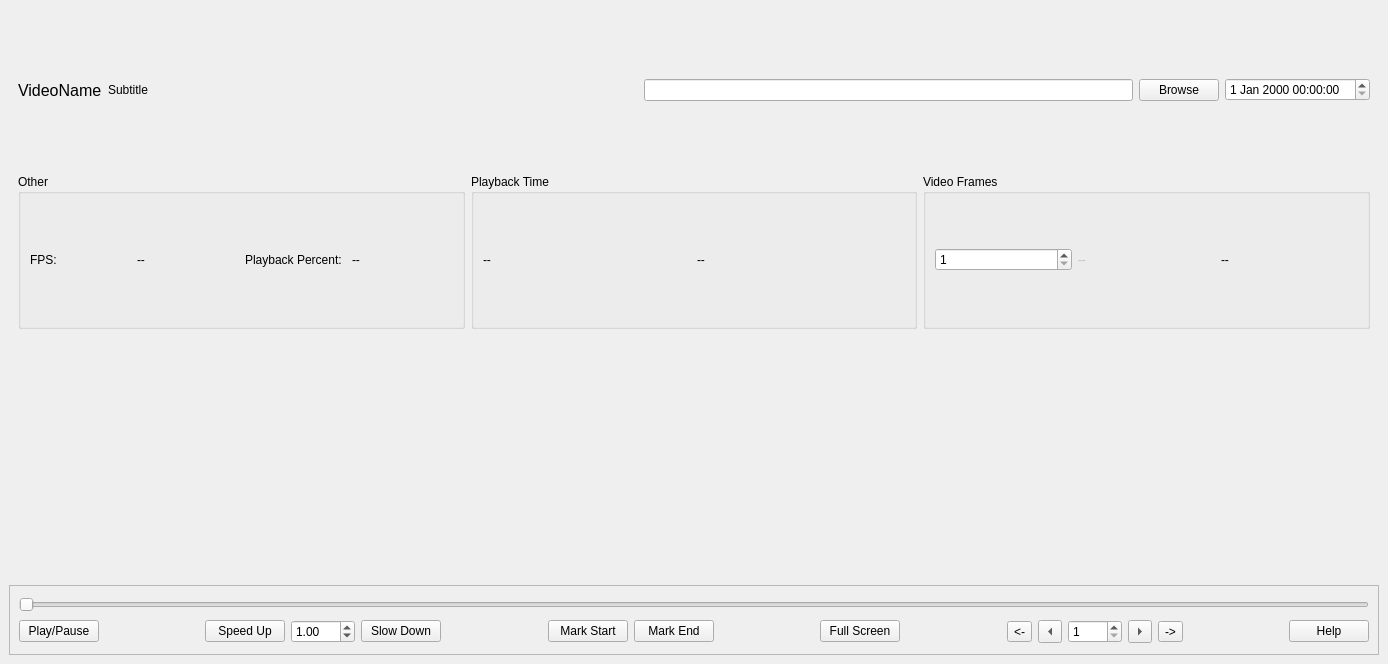
<?xml version="1.0" encoding="UTF-8"?>
<ui version="4.0">
 <class>MainVideoPlayerWindow</class>
 <widget class="QMainWindow" name="MainVideoPlayerWindow">
  <property name="geometry">
   <rect>
    <x>0</x>
    <y>0</y>
    <width>1388</width>
    <height>664</height>
   </rect>
  </property>
  <property name="minimumSize">
   <size>
    <width>1024</width>
    <height>480</height>
   </size>
  </property>
  <property name="windowTitle">
   <string>Video Loop</string>
  </property>
  <property name="styleSheet">
   <string notr="true"/>
  </property>
  <widget class="QWidget" name="widget_central">
   <layout class="QGridLayout" name="layout_main">
    <item row="1" column="2">
     <widget class="QWidget" name="widget_2" native="true">
      <layout class="QHBoxLayout" name="horizontalLayout_7">
       <property name="spacing">
        <number>6</number>
       </property>
       <property name="topMargin">
        <number>2</number>
       </property>
       <property name="bottomMargin">
        <number>0</number>
       </property>
       <item>
        <widget class="QGroupBox" name="groupBox_3">
         <property name="enabled">
          <bool>true</bool>
         </property>
         <property name="title">
          <string>Other</string>
         </property>
         <layout class="QHBoxLayout" name="horizontalLayout_6">
          <property name="topMargin">
           <number>2</number>
          </property>
          <property name="bottomMargin">
           <number>2</number>
          </property>
          <item>
           <widget class="QLabel" name="label_2">
            <property name="text">
             <string>FPS:</string>
            </property>
           </widget>
          </item>
          <item>
           <widget class="QLabel" name="lblFileFPS">
            <property name="text">
             <string>--</string>
            </property>
           </widget>
          </item>
          <item>
           <widget class="QLabel" name="label_3">
            <property name="text">
             <string>Playback Percent:</string>
            </property>
           </widget>
          </item>
          <item>
           <widget class="QLabel" name="lblPlaybackPercent">
            <property name="text">
             <string>--</string>
            </property>
           </widget>
          </item>
         </layout>
        </widget>
       </item>
       <item>
        <widget class="QGroupBox" name="groupBox_2">
         <property name="title">
          <string>Playback Time</string>
         </property>
         <layout class="QHBoxLayout" name="horizontalLayout_5">
          <property name="topMargin">
           <number>2</number>
          </property>
          <property name="bottomMargin">
           <number>2</number>
          </property>
          <item>
           <widget class="QLabel" name="lblCurrentTime">
            <property name="text">
             <string>--</string>
            </property>
           </widget>
          </item>
          <item>
           <widget class="QLabel" name="lblTotalDuration">
            <property name="text">
             <string>--</string>
            </property>
           </widget>
          </item>
         </layout>
        </widget>
       </item>
       <item>
        <widget class="QGroupBox" name="groupBox">
         <property name="title">
          <string>Video Frames</string>
         </property>
         <layout class="QHBoxLayout" name="horizontalLayout_4">
          <property name="topMargin">
           <number>2</number>
          </property>
          <property name="bottomMargin">
           <number>2</number>
          </property>
          <item>
           <widget class="QSpinBox" name="spinBoxCurrentFrame">
            <property name="enabled">
             <bool>true</bool>
            </property>
            <property name="buttonSymbols">
             <enum>QAbstractSpinBox::UpDownArrows</enum>
            </property>
            <property name="minimum">
             <number>1</number>
            </property>
            <property name="maximum">
             <number>10000</number>
            </property>
            <property name="value">
             <number>1</number>
            </property>
           </widget>
          </item>
          <item>
           <widget class="QLabel" name="lblCurrentFrame">
            <property name="enabled">
             <bool>false</bool>
            </property>
            <property name="text">
             <string>--</string>
            </property>
           </widget>
          </item>
          <item>
           <widget class="QLabel" name="lblTotalFrames">
            <property name="text">
             <string>--</string>
            </property>
           </widget>
          </item>
         </layout>
        </widget>
       </item>
      </layout>
     </widget>
    </item>
    <item row="2" column="2" rowspan="2">
     <widget class="QFrame" name="frame_media">
      <property name="minimumSize">
       <size>
        <width>500</width>
        <height>0</height>
       </size>
      </property>
      <property name="frameShape">
       <enum>QFrame::NoFrame</enum>
      </property>
      <property name="frameShadow">
       <enum>QFrame::Plain</enum>
      </property>
      <property name="lineWidth">
       <number>0</number>
      </property>
      <layout class="QGridLayout" name="gridLayout">
       <property name="leftMargin">
        <number>0</number>
       </property>
       <property name="topMargin">
        <number>0</number>
       </property>
       <property name="rightMargin">
        <number>0</number>
       </property>
       <property name="bottomMargin">
        <number>0</number>
       </property>
       <item row="1" column="0">
        <layout class="QVBoxLayout" name="media_layout">
         <property name="sizeConstraint">
          <enum>QLayout::SetNoConstraint</enum>
         </property>
         <item>
          <widget class="VideoFrame" name="frame_video">
           <property name="minimumSize">
            <size>
             <width>0</width>
             <height>0</height>
            </size>
           </property>
           <property name="focusPolicy">
            <enum>Qt::StrongFocus</enum>
           </property>
           <property name="frameShape">
            <enum>QFrame::NoFrame</enum>
           </property>
           <property name="frameShadow">
            <enum>QFrame::Plain</enum>
           </property>
           <property name="lineWidth">
            <number>0</number>
           </property>
          </widget>
         </item>
         <item>
          <widget class="QFrame" name="frame_media_control">
           <property name="sizePolicy">
            <sizepolicy hsizetype="Preferred" vsizetype="Expanding">
             <horstretch>0</horstretch>
             <verstretch>0</verstretch>
            </sizepolicy>
           </property>
           <property name="maximumSize">
            <size>
             <width>16777215</width>
             <height>70</height>
            </size>
           </property>
           <property name="frameShape">
            <enum>QFrame::StyledPanel</enum>
           </property>
           <property name="frameShadow">
            <enum>QFrame::Plain</enum>
           </property>
           <property name="lineWidth">
            <number>0</number>
           </property>
           <layout class="QGridLayout" name="gridLayout_2">
            <item row="1" column="3">
             <widget class="QDoubleSpinBox" name="doubleSpinBoxPlaybackSpeed">
              <property name="minimum">
               <double>0.100000000000000</double>
              </property>
              <property name="maximum">
               <double>100.000000000000000</double>
              </property>
              <property name="value">
               <double>1.000000000000000</double>
              </property>
             </widget>
            </item>
            <item row="1" column="12">
             <widget class="QToolButton" name="btnLeft">
              <property name="toolTip">
               <string>Jump Frames Left</string>
              </property>
              <property name="text">
               <string>&lt;</string>
              </property>
              <property name="shortcut">
               <string>Left</string>
              </property>
              <property name="arrowType">
               <enum>Qt::LeftArrow</enum>
              </property>
             </widget>
            </item>
            <item row="1" column="10">
             <spacer name="horizontalSpacer">
              <property name="orientation">
               <enum>Qt::Horizontal</enum>
              </property>
              <property name="sizeHint" stdset="0">
               <size>
                <width>40</width>
                <height>20</height>
               </size>
              </property>
             </spacer>
            </item>
            <item row="1" column="4">
             <widget class="QPushButton" name="button_slow_down">
              <property name="sizePolicy">
               <sizepolicy hsizetype="Fixed" vsizetype="Fixed">
                <horstretch>0</horstretch>
                <verstretch>0</verstretch>
               </sizepolicy>
              </property>
              <property name="toolTip">
               <string>Slow down the video</string>
              </property>
              <property name="text">
               <string>Slow Down</string>
              </property>
             </widget>
            </item>
            <item row="1" column="14">
             <widget class="QToolButton" name="btnRight">
              <property name="toolTip">
               <string>Jump Frames Right</string>
              </property>
              <property name="text">
               <string>&gt;</string>
              </property>
              <property name="shortcut">
               <string>Right</string>
              </property>
              <property name="arrowType">
               <enum>Qt::RightArrow</enum>
              </property>
             </widget>
            </item>
            <item row="1" column="2">
             <widget class="QPushButton" name="button_speed_up">
              <property name="sizePolicy">
               <sizepolicy hsizetype="Fixed" vsizetype="Fixed">
                <horstretch>0</horstretch>
                <verstretch>0</verstretch>
               </sizepolicy>
              </property>
              <property name="toolTip">
               <string>Speed up the video</string>
              </property>
              <property name="text">
               <string>Speed Up</string>
              </property>
             </widget>
            </item>
            <item row="1" column="9">
             <widget class="QPushButton" name="button_full_screen">
              <property name="sizePolicy">
               <sizepolicy hsizetype="Fixed" vsizetype="Fixed">
                <horstretch>0</horstretch>
                <verstretch>0</verstretch>
               </sizepolicy>
              </property>
              <property name="toolTip">
               <string>Set the video to full screen</string>
              </property>
              <property name="text">
               <string>Full Screen</string>
              </property>
             </widget>
            </item>
            <item row="1" column="16">
             <spacer name="horizontalSpacer_3">
              <property name="orientation">
               <enum>Qt::Horizontal</enum>
              </property>
              <property name="sizeHint" stdset="0">
               <size>
                <width>40</width>
                <height>20</height>
               </size>
              </property>
             </spacer>
            </item>
            <item row="1" column="13">
             <widget class="QSpinBox" name="spinBoxFrameJumpMultiplier">
              <property name="minimum">
               <number>1</number>
              </property>
              <property name="maximum">
               <number>1000</number>
              </property>
             </widget>
            </item>
            <item row="1" column="6">
             <widget class="QPushButton" name="button_mark_start">
              <property name="toolTip">
               <string>Mark the start of the entry</string>
              </property>
              <property name="text">
               <string>Mark Start</string>
              </property>
             </widget>
            </item>
            <item row="1" column="15">
             <widget class="QToolButton" name="btnSkipRight">
              <property name="toolTip">
               <string>Skip Frames Right</string>
              </property>
              <property name="text">
               <string>-&gt;</string>
              </property>
              <property name="shortcut">
               <string>Ctrl+Right</string>
              </property>
             </widget>
            </item>
            <item row="1" column="17">
             <widget class="QPushButton" name="btnHelp">
              <property name="text">
               <string>Help</string>
              </property>
             </widget>
            </item>
            <item row="0" column="0" colspan="18">
             <widget class="HighlightedJumpSlider" name="slider_progress">
              <property name="maximum">
               <number>9999</number>
              </property>
              <property name="pageStep">
               <number>1</number>
              </property>
              <property name="orientation">
               <enum>Qt::Horizontal</enum>
              </property>
              <property name="tickPosition">
               <enum>QSlider::NoTicks</enum>
              </property>
             </widget>
            </item>
            <item row="1" column="11">
             <widget class="QToolButton" name="btnSkipLeft">
              <property name="toolTip">
               <string>Skip Frames Left</string>
              </property>
              <property name="text">
               <string>&lt;-</string>
              </property>
              <property name="shortcut">
               <string>Ctrl+Left</string>
              </property>
             </widget>
            </item>
            <item row="1" column="7">
             <widget class="QPushButton" name="button_mark_end">
              <property name="toolTip">
               <string>Mark the end of the entry</string>
              </property>
              <property name="text">
               <string>Mark End</string>
              </property>
             </widget>
            </item>
            <item row="1" column="0">
             <widget class="ToggleButton" name="button_play_pause">
              <property name="sizePolicy">
               <sizepolicy hsizetype="Fixed" vsizetype="Fixed">
                <horstretch>0</horstretch>
                <verstretch>0</verstretch>
               </sizepolicy>
              </property>
              <property name="toolTip">
               <string>Toggle Play/Pause</string>
              </property>
              <property name="text">
               <string>Play/Pause</string>
              </property>
              <property name="checkable">
               <bool>false</bool>
              </property>
             </widget>
            </item>
            <item row="1" column="1">
             <spacer name="horizontalSpacer_5">
              <property name="orientation">
               <enum>Qt::Horizontal</enum>
              </property>
              <property name="sizeHint" stdset="0">
               <size>
                <width>40</width>
                <height>20</height>
               </size>
              </property>
             </spacer>
            </item>
            <item row="1" column="5">
             <spacer name="horizontalSpacer_6">
              <property name="orientation">
               <enum>Qt::Horizontal</enum>
              </property>
              <property name="sizeHint" stdset="0">
               <size>
                <width>40</width>
                <height>20</height>
               </size>
              </property>
             </spacer>
            </item>
            <item row="1" column="8">
             <spacer name="horizontalSpacer_7">
              <property name="orientation">
               <enum>Qt::Horizontal</enum>
              </property>
              <property name="sizeHint" stdset="0">
               <size>
                <width>40</width>
                <height>20</height>
               </size>
              </property>
             </spacer>
            </item>
           </layout>
          </widget>
         </item>
        </layout>
       </item>
      </layout>
     </widget>
    </item>
    <item row="0" column="2">
     <widget class="QWidget" name="widget" native="true">
      <layout class="QHBoxLayout" name="horizontalLayout_3">
       <property name="topMargin">
        <number>9</number>
       </property>
       <property name="bottomMargin">
        <number>4</number>
       </property>
       <item>
        <widget class="QLabel" name="lblVideoName">
         <property name="font">
          <font>
           <pointsize>12</pointsize>
          </font>
         </property>
         <property name="text">
          <string>VideoName</string>
         </property>
        </widget>
       </item>
       <item>
        <widget class="QLabel" name="lblVideoSubtitle">
         <property name="text">
          <string>Subtitle</string>
         </property>
        </widget>
       </item>
       <item>
        <spacer name="horizontalSpacer_4">
         <property name="orientation">
          <enum>Qt::Horizontal</enum>
         </property>
         <property name="sizeHint" stdset="0">
          <size>
           <width>40</width>
           <height>20</height>
          </size>
         </property>
        </spacer>
       </item>
       <item>
        <widget class="QLineEdit" name="entry_video">
         <property name="autoFillBackground">
          <bool>false</bool>
         </property>
         <property name="readOnly">
          <bool>true</bool>
         </property>
        </widget>
       </item>
       <item>
        <widget class="QPushButton" name="button_video_browse">
         <property name="text">
          <string>Browse</string>
         </property>
        </widget>
       </item>
       <item>
        <widget class="QDateTimeEdit" name="dateTimeEdit">
         <property name="enabled">
          <bool>true</bool>
         </property>
        </widget>
       </item>
      </layout>
     </widget>
    </item>
   </layout>
  </widget>
  <action name="actionExit">
   <property name="text">
    <string>Exit</string>
   </property>
  </action>
  <action name="actionTest_Entry">
   <property name="text">
    <string>Test Entry</string>
   </property>
  </action>
 </widget>
 <customwidgets>
  <customwidget>
   <class>VideoFrame</class>
   <extends>QFrame</extends>
   <header>GUI.UI.VideoPlayer</header>
   <container>1</container>
  </customwidget>
  <customwidget>
   <class>HighlightedJumpSlider</class>
   <extends>QSlider</extends>
   <header>GUI.UI.VideoPlayer</header>
  </customwidget>
  <customwidget>
   <class>ToggleButton</class>
   <extends>QPushButton</extends>
   <header>GUI.UI.VideoPlayer</header>
  </customwidget>
 </customwidgets>
 <resources/>
 <connections/>
</ui>
